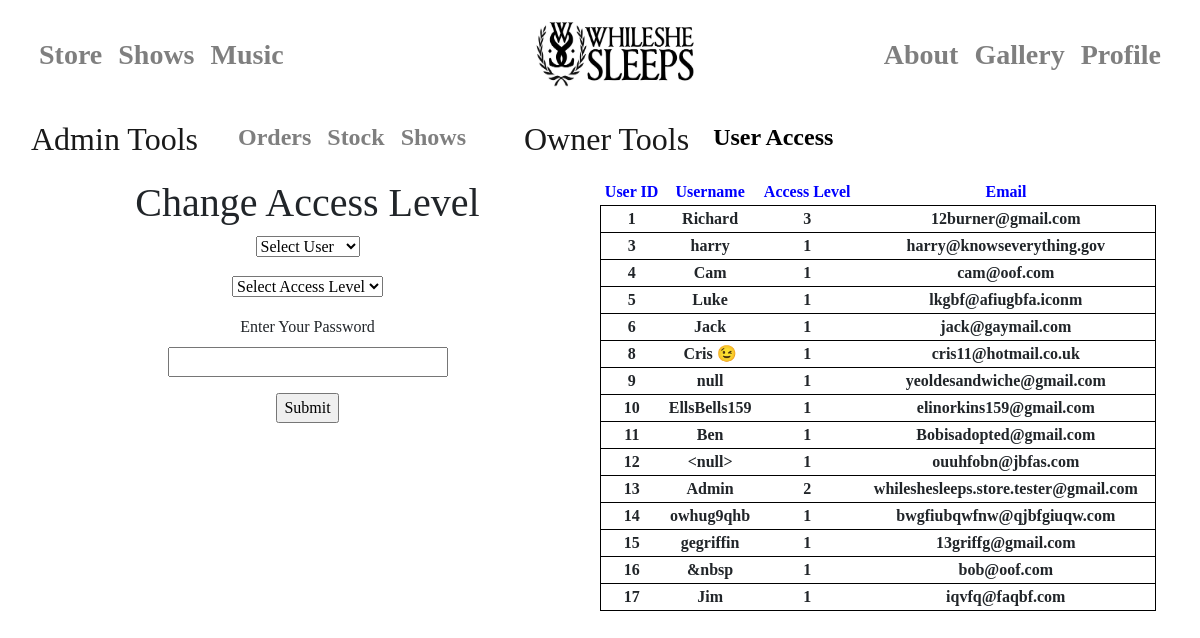
Before: /admin/users (signed in) with the older database file.
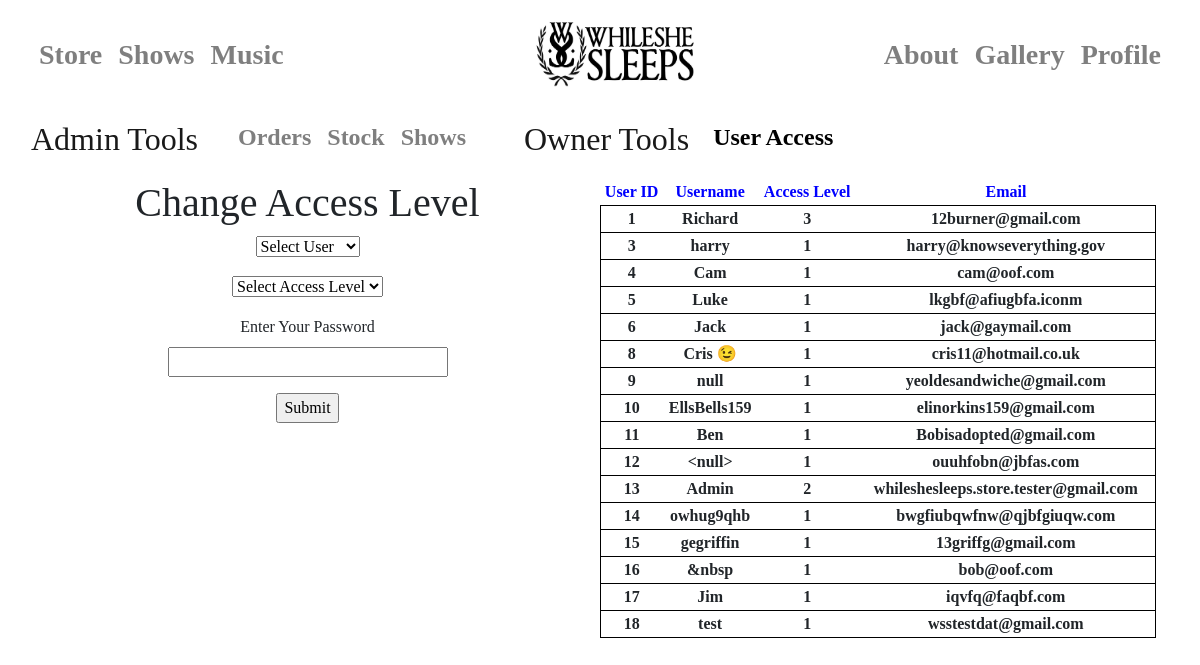
After: the same page with the newer database file.
### app/models.py (models this page shows, shortened)
class User(UserMixin, db.Model):
    id = db.Column(db.Integer, primary_key=True)
    username = db.Column(db.String(64), index=True, unique=True)
    email = db.Column(db.String(120), index=True, unique=True)
    password_hash = db.Column(db.String(128))
    name = db.Column(db.String(40), index=True)
    address1 = db.Column(db.String(40), index=True)
    address2 = db.Column(db.String(40), index=True)
    towncity = db.Column(db.String(40), index=True)
    postcode = db.Column(db.String(40), index=True)
    accesslevel = db.Column(db.Integer, index=True)
    card = db.Column(db.String)

### app/routes.py (the view)
@app.route("/admin/users", methods=["GET", "POST"])
def owner_user_access():                                          # User Access Levels
    if current_user.is_anonymous:                                 # Parameters: None
        return redirect(404)                                      # Returns: all_users.html file and passes in the user database and
    else:                                                         # edit_user_level form
        for j in User.query.all():                                # Purpose: For the owner to view and change the access levels of all users.
            if current_user.id == j.id:                           # Only access level 3 can access this page
                if j.accesslevel == 3:
                    form = edit_user_level()
                    if form.validate_on_submit():
                        for i in User.query.all():
                            if i.username == str(form.username.data):
                                i.accesslevel = form.accesslevel.data
                                db.session.commit()
                                flash("Changes Made")
                    return render_template("user/admin/all_users.html", title="Admin-", users=User.query.all(), form=form)

### app/forms.py
class edit_user_level(FlaskForm):
    the_list = [(None, "Select User")]
    for i in User.query.all():
        the_list.append((str(i.username), str(i.username)))
    username = SelectField(
        choices=the_list
    )
    accesslevel = SelectField(
        choices=[(None, "Select Access Level"), ("1", "1"), ("2", "2"), ("3", "3")]
    )
    password = PasswordField("Enter Your Password ", validators=[DataRequired()])
    submit = SubmitField("Submit")

### app/models.py (called while the page is built)
@login.user_loader
def load_user(the_id):
    return User.query.get(int(the_id))

### app/templates/user/admin/all_users.html (shortened to what this page needs)
{% extends"user/admin/admin_layout.html" %}
{% block body %}
    <div class="text-center" style="float: left;width: 50%;font-family: Rockwell">
    <h1>Change Access Level</h1>
            <form action="" method="post">
                <p>
                    {{ form.username(size=1) }}
                </p>
                <p>
                    {{ form.accesslevel(size=1) }}
                </p>
                <p>
                    {{ form.password.label }}<br>
                    {{ form.password(size=28) }}<br>
                </p>
                <p>{{ form.submit() }}</p>
            </form>
    </div>
<div class="text-center" style="float: left;width: 50%; font-family: Rockwell">
<table width="95%">
    <tr style="color: blue">
        <th>User ID</th>
        <th>Username</th>
        <th>Access Level</th>
        <th>Email</th>
    </tr>
    {% for i in users %}
        <tr style="border: solid 1px black">
        <th>{{ i.id }}</th>
        <th>{{ i.username }}</th>
        <th>{{ i.accesslevel }}</th>
        <th>{{ i.email }}</th>
        </tr>
    {% endfor %}
</table>
    </div>
{% endblock %}

### app/templates/user/admin/admin_navbar.html (shortened to what this page needs)
<nav class="navbar navbar-expand-md navbar-light bg-transparent mb-4">
    <a class="navbar-brand" href="/admin" style="font-family: 'Century Gothic'"><h1 style="font-size: 160%">Admin Tools</h1></a>
      <div class="collapse navbar-collapse" id="navbarCollapse">
        <ul class="navbar-nav mr-auto">
            <li class="nav-item">
                <a class="nav-link">    </a>
            </li>
            <li class="nav-item">
                <a id="admin_orders" class="nav-link" href="/admin/orders"><h1 style="font-size:150%;font-family: 'Century Gothic'"><b>Orders</b></h1></a>
          </li>
          <li class="nav-item">
            <a id="admin_stock" class="nav-link" href="/admin/stock"><h1 style="font-size:150%;font-family: 'Century Gothic'"><b>Stock</b></h1></a>
          </li>
            <li class="nav-item">
                <a id="admin_shows" class ="nav-link" href="/admin/shows"><h1 style="font-size:150%;font-family: 'Century Gothic'"><b>Shows</b></h1></a>
            </li>
            {%  for i in users %}
                {% if i.id == current_user.id %}
                    {% if i .accesslevel ==3 %}
                        <li class="navbar-brand"><h1 style="font-size: 160%;font-family: 'Century Gothic';margin-left: 50px">Owner Tools</h1> </li>
                        <li><a id="owner_access" class="nav-link" href="/admin/users"><h1 style="font-size: 150%;font-family: 'Century Gothic'"><b>User Access</b></h1></a> </li>
                    {% endif %}
                {% endif %}
            {% endfor %}
        </ul>
      </div>
    </nav>

Changed rows visible on the page:
added User: id "18", username "test", accesslevel "1", email "wsstestdat@gmail.com", shown under "Change Access Level"
